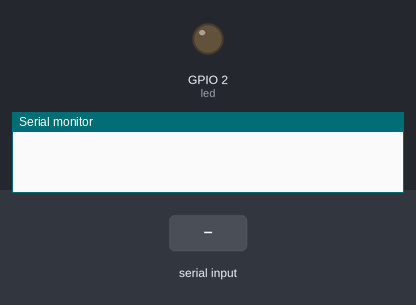
Recording of a sketch running on a simulated ESP32. Parts: output pins drawn as LEDs (lit = HIGH), the last lines printed to the serial monitor. Inputs (shaded band) come from the test bench.

Above: at 1.2 s.
1.3 s: "1" received over Serial
At 1.6 s:
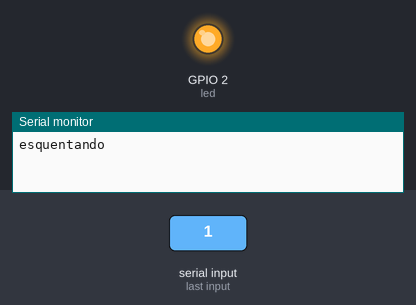
Timing chart, 0 to 7.8 s (numbered marks = the images above; inputs shaded):
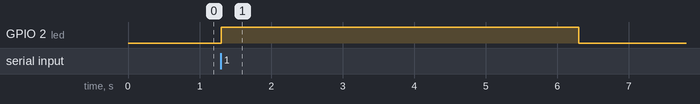

The sketch:

uart_arduino.ino
```cpp
//POR FAVOR NAO CONECTE DIRETAMENTE O PINO DE TX DO ARDUINO NA ESP32. RISCO DE QUEIMAR O PINO OU ATÉ MESMO A ESP.
//POR FAVOR NAO CONECTE DIRETAMENTE O PINO DE TX DO ARDUINO NA ESP32. RISCO DE QUEIMAR O PINO OU ATÉ MESMO A ESP.
//POR FAVOR NAO CONECTE DIRETAMENTE O PINO DE TX DO ARDUINO NA ESP32. RISCO DE QUEIMAR O PINO OU ATÉ MESMO A ESP.
//POR FAVOR NAO CONECTE DIRETAMENTE O PINO DE TX DO ARDUINO NA ESP32. RISCO DE QUEIMAR O PINO OU ATÉ MESMO A ESP.


int led = 2;
int comando = 0;
void setup() {
  // put your setup code here, to run once:
  Serial.begin(115200);
  pinMode(2,OUTPUT);

}

void loop() {
  if (Serial.available()>0)
  {
    comando = Serial.read();

        if (comando == '1')
          {
            digitalWrite(led,HIGH);
            Serial.println("esquentando");
            delay(5000);
            Serial.println("concluido");
            digitalWrite(led,LOW);
          }
  }
  // put your main code here, to run repeatedly:

}
```

Measured:
- after the input at 1.3 s, GPIO 2 (led): LOW → HIGH at once, → LOW 5.0 s later
